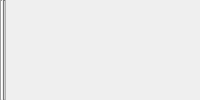
        <widget class="QWidget" name="tab_Pram">
         <property name="styleSheet">
          <string notr="true">QToolButton{
height:64px;
backgorund-color: (0,0,0,0);
}


</string>
         </property>
         <attribute name="icon">
          <iconset resource="../Resource/icon.qrc">
           <normaloff>:/icon/icons8-估计-30-unchecked.png</normaloff>
           <activeoff>:/icon/icons8-估计-30-unchecked.png</activeoff>
           <activeon>:/icon/icons8-估计-50.png</activeon>:/icon/icons8-估计-30-unchecked.png</iconset>
         </attribute>
         <attribute name="title">
          <string>Parameter estimation</string>
         </attribute>
         <attribute name="toolTip">
          <string>Parameter estimation</string>
         </attribute>
         <layout class="QHBoxLayout" name="horizontalLayout_2">
          <property name="spacing">
           <number>0</number>
          </property>
          <property name="leftMargin">
           <number>0</number>
          </property>
          <property name="topMargin">
           <number>0</number>
          </property>
          <property name="rightMargin">
           <number>0</number>
          </property>
          <property name="bottomMargin">
           <number>0</number>
          </property>
          <item>
           <widget class="Line" name="line2">
            <property name="orientation">
             <enum>Qt::Vertical</enum>
            </property>
           </widget>
          </item>
          <item>
           <widget class="Line" name="line">
            <property name="styleSheet">
             <string notr="true">background-color: rgb(179,179,179);</string>
            </property>
            <property name="orientation">
             <enum>Qt::Vertical</enum>
            </property>
           </widget>
          </item>
          <item>
           <widget class="QToolBar" name="toolbarPram">
            <property name="iconSize">
             <size>
              <width>40</width>
              <height>40</height>
             </size>
            </property>
            <property name="toolButtonStyle">
             <enum>Qt::ToolButtonTextUnderIcon</enum>
            </property>
            <addaction name="actionThree_Parameter"/>
            <addaction name="actionFour_Parameter"/>
            <addaction name="actionSeven_Parameter"/>
            <addaction name="actionspector"/>
            <addaction name="actionPolynomial"/>
            <addaction name="actionAffine"/>
           </widget>
          </item>
         </layout>
        </widget>
